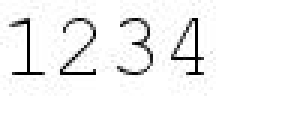
#> input picture Img/1234_1.bmp, 100 x 40 px (shown 3 times larger)
$ python img6.py 1234_1.bmp
#> lines starting #> are read from the running program, lines starting #| are printed output that depends on the picture
from __future__ import print_function
import sys
from PIL import Image

for infile in sys.argv[1:]:
    try:
        im = Image.open(infile)
#> im is the input picture: PIL image 100x40 RGB; min 0, max 255, mean 243.3
        print(infile, im.format, '%dx%d' % im.size, im.mode)
#| 1234_1.bmp BMP 100x40 RGB
    except IOError:
        pass
box = im.copy()
box = (0, 0, 40, 20)
region = im.crop(box)
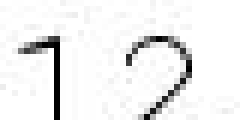
#> region: PIL image 40x20 RGB (shown 6 times larger); min 0, max 255, mean 238.5
region = region.transpose(Image.ROTATE_180)
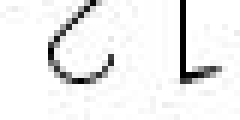
#> region: PIL image 40x20 RGB (shown 6 times larger); min 0, max 255, mean 238.5
im.paste(region, box)
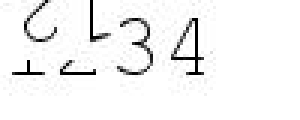
#> im: PIL image 100x40 RGB (shown 3 times larger); min 0, max 255, mean 243.3
im.save('test.jpg')
im.show()
